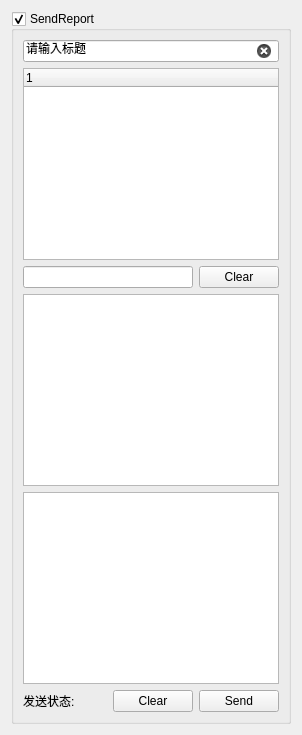
      <widget class="QWidget" name="emailTab">
       <attribute name="title">
        <string>发送报表</string>
       </attribute>
       <layout class="QVBoxLayout" name="verticalLayout_6">
        <item>
         <layout class="QVBoxLayout" name="verticalLayout_2">
          <item>
           <widget class="QGroupBox" name="MailgroupBox">
            <property name="title">
             <string>SendReport</string>
            </property>
            <property name="flat">
             <bool>false</bool>
            </property>
            <property name="checkable">
             <bool>true</bool>
            </property>
            <property name="checked">
             <bool>true</bool>
            </property>
            <layout class="QGridLayout" name="gridLayout">
             <item row="4" column="0" colspan="3">
              <widget class="QPlainTextEdit" name="MailContext">
               <property name="overwriteMode">
                <bool>false</bool>
               </property>
              </widget>
             </item>
             <item row="3" column="0" colspan="3">
              <widget class="QTreeView" name="attachment"/>
             </item>
             <item row="1" column="0" colspan="3">
              <widget class="QTreeWidget" name="receiver">
               <column>
                <property name="text">
                 <string notr="true">1</string>
                </property>
               </column>
              </widget>
             </item>
             <item row="5" column="0">
              <widget class="QLabel" name="maillabel">
               <property name="text">
                <string>发送状态: </string>
               </property>
               <property name="wordWrap">
                <bool>true</bool>
               </property>
              </widget>
             </item>
             <item row="5" column="2">
              <widget class="QPushButton" name="sendemail">
               <property name="sizePolicy">
                <sizepolicy hsizetype="Fixed" vsizetype="Fixed">
                 <horstretch>0</horstretch>
                 <verstretch>0</verstretch>
                </sizepolicy>
               </property>
               <property name="text">
                <string>Send</string>
               </property>
               <property name="checkable">
                <bool>false</bool>
               </property>
              </widget>
             </item>
             <item row="5" column="1">
              <widget class="QPushButton" name="clearemail">
               <property name="sizePolicy">
                <sizepolicy hsizetype="Fixed" vsizetype="Fixed">
                 <horstretch>0</horstretch>
                 <verstretch>0</verstretch>
                </sizepolicy>
               </property>
               <property name="text">
                <string>Clear</string>
               </property>
               <property name="checkable">
                <bool>false</bool>
               </property>
               <property name="checked">
                <bool>false</bool>
               </property>
              </widget>
             </item>
             <item row="2" column="2">
              <widget class="QPushButton" name="clearflie">
               <property name="text">
                <string>Clear</string>
               </property>
               <property name="iconSize">
                <size>
                 <width>16</width>
                 <height>16</height>
                </size>
               </property>
               <property name="checkable">
                <bool>false</bool>
               </property>
              </widget>
             </item>
             <item row="0" column="0" colspan="3">
              <widget class="QLineEdit" name="head">
               <property name="text">
                <string>请输入标题</string>
               </property>
               <property name="clearButtonEnabled">
                <bool>true</bool>
               </property>
              </widget>
             </item>
             <item row="2" column="0" colspan="2">
              <widget class="QLineEdit" name="File">
               <property name="readOnly">
                <bool>true</bool>
               </property>
              </widget>
             </item>
            </layout>
           </widget>
          </item>
         </layout>
        </item>
       </layout>
      </widget>
